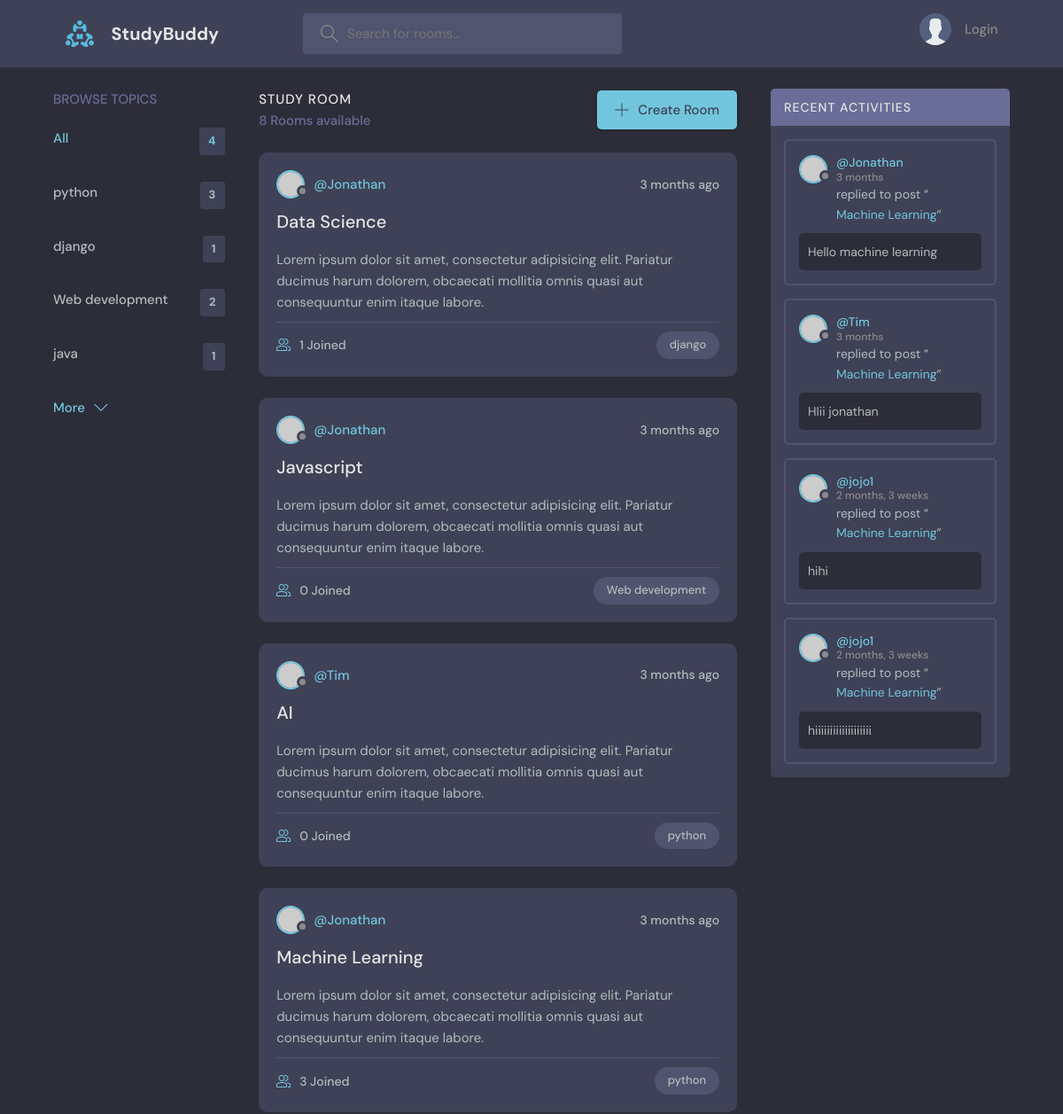
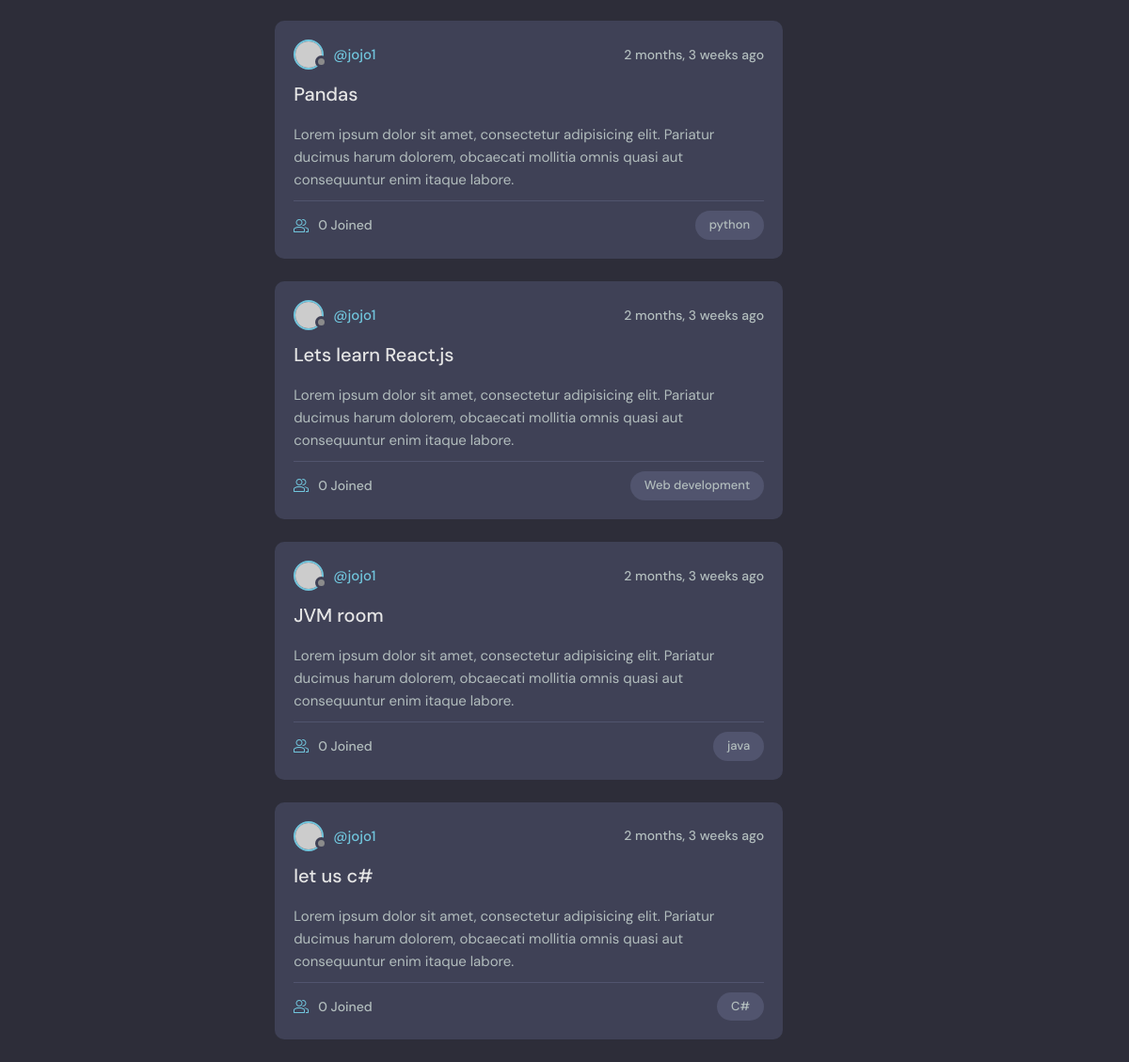
The page / on the database its author committed (2 pictures, top to bottom).
### base/models.py (models this page shows, shortened)
class Topic(models.Model):
    name = models.CharField(max_length=200)

class Room(models.Model):
    host = models.ForeignKey(User, on_delete=models.SET_NULL, null=True)
    topic = models.ForeignKey(Topic, on_delete=models.SET_NULL, null=True)
    name = models.CharField(max_length=200)
    description = models.TextField(null=True, blank=True)
    participants = models.ManyToManyField(User, related_name='participants', blank=True)
    updated = models.DateTimeField(auto_now=True)
    created = models.DateTimeField(auto_now_add=True)
    class Meta:
        ordering = ['updated', "created"]
    def __str__(self):
        return str(self.name)

class Message(models.Model):
    user = models.ForeignKey(User, on_delete=models.CASCADE)
    room = models.ForeignKey(Room, on_delete=models.CASCADE)
    body = models.TextField()
    updated = models.DateTimeField(auto_now=True)
    created = models.DateTimeField(auto_now_add=True)
    class Meta:
        ordering = ['updated', "created"]

### base/views.py (the view)
# urls.py: path('', views.home, name="home"),
def home(request):
    q = request.GET.get('q') if request.GET.get('q') != None else ''
    rooms = Room.objects.filter(
        Q(topic__name__icontains=q) |
        Q(name__icontains=q) |
        Q(description__icontains=q)
        )
    topics = Topic.objects.all()[0:4]
    room_count = rooms.count()
    room_messages = Message.objects.filter(Q(room__topic__name__icontains=q))
    context = {'rooms': rooms, 'topics': topics, 'room_count': room_count, 'room_messages':room_messages}
    return render(request, 'base/home.html', context)

### base/templates/base/home.html (shortened to what this page needs)
{% extends 'main.html' %}
{% block content %}
 <main class="layout layout--3">
      <div class="container">
        {% include 'base/topics_component.html' %}
        <div class="roomList">
          <div class="roomList__header">
            <div>
              <h2>Study Room</h2>
              <p>{{rooms.count}} Rooms available</p>
            </div>
            <a class="btn btn--main" href="{% url 'create-room' %}">
              <svg version="1.1" xmlns="http://www.w3.org/2000/svg" width="32" height="32" viewBox="0 0 32 32">
                <title>add</title>
                <path
                  d="M16.943 0.943h-1.885v14.115h-14.115v1.885h14.115v14.115h1.885v-14.115h14.115v-1.885h-14.115v-14.115z"
                ></path>
              </svg>
              Create Room
            </a>
          </div>
          {% include 'base/feed_component.html' %}
        </div>
        {% include 'base/activity_component.html' %}
      </div>
    </main>
{% endblock %}

### base/templates/base/topics_component.html
<div class="topics">
    <div class="topics__header">
      <h2>Browse Topics</h2>
    </div>
    <ul class="topics__list">
      <li>
        <a href="{% url 'home' %}" class="active">All <span>{{topics.count}}</span></a>
      </li>
    {% for topic in topics %}
      <li>
        <a href="{% url 'home' %}?q={{topic.name}}">{{topic.name}}<span>{{topic.room_set.all.count}}</span></a>
      </li>
    {% endfor %}
    </ul>
    <a class="btn btn--link" href="{% url 'topics' %}">
      More
      <svg version="1.1" xmlns="http://www.w3.org/2000/svg" width="32" height="32" viewBox="0 0 32 32">
        <title>chevron-down</title>
        <path d="M16 21l-13-13h-3l16 16 16-16h-3l-13 13z"></path>
      </svg>
    </a>
  </div>

### base/templates/base/feed_component.html (shortened to what this page needs)
{% for room in rooms %}
<div class="roomListRoom">
    <div class="roomListRoom__header">
      <a href="{% url 'user-profile' room.host.id %}" class="roomListRoom__author">
        <div class="avatar avatar--small">
          <img src="https://randomuser.me/api/portraits/women/11.jpg" />
        </div>
        <span>@{{room.host.username}}</span>
      </a>
      <div class="roomListRoom__actions">
        <span> {{ room.created|timesince }} ago</span>
      </div>
    </div>
    <div class="roomListRoom__content">
      <a href="{% url 'room' room.id %}"> {{room.name}} </a>
      <p>
        Lorem ipsum dolor sit amet, consectetur adipisicing elit. Pariatur ducimus harum dolorem, obcaecati
        mollitia omnis quasi aut consequuntur enim itaque labore.
      </p>
    </div>
    <div class="roomListRoom__meta">
      <a href="{% url 'room' room.id %}" class="roomListRoom__joined">
        {{room.participants.all.count}} Joined
      </a>
      <p class="roomListRoom__topic">{{room.topic.name}}</p>
    </div>
  </div>
  {% endfor %}

### base/templates/base/activity_component.html (shortened to what this page needs)
<div class="activities">
    <div class="activities__header">
      <h2>Recent Activities</h2>
    </div>
    {% for message in room_messages %}
    <div class="activities__box">
      <div class="activities__boxHeader roomListRoom__header">
        <a href="{% url 'user-profile' message.user.id %}" class="roomListRoom__author">
          <div class="avatar avatar--small">
            <img src="https://randomuser.me/api/portraits/women/11.jpg" />
          </div>
          <p>
            @{{message.user}}
            <span>{{message.created|timesince}}</span>
          </p>
        </a>
      </div>
      <div class="activities__boxContent">
        <p>replied to post “<a href="{% url 'room' message.room.id %}">{{message.room}}</a>”</p>
        <div class="activities__boxRoomContent">
            {{message.body}}
        </div>
      </div>
    </div>
    {% endfor %}
</div>

### rows shown on the page
Topic: name "python", room_set.all.count "3"
Topic: name "django", room_set.all.count "1"
Topic: name "Web development", room_set.all.count "2"
Topic: name "java", room_set.all.count "1"
Room: host.username "Jonathan", created "3 months", name "Data Science", participants.all.count "1", topic.name "django"
Room: host.username "Jonathan", created "3 months", name "Javascript", participants.all.count "0", topic.name "Web development"
Room: host.username "Tim", created "3 months", name "AI", participants.all.count "0", topic.name "python"
Room: host.username "Jonathan", created "3 months", name "Machine Learning", participants.all.count "3", topic.name "python"
Room: host.username "jojo1", created "2 months, 3 weeks", name "Pandas", participants.all.count "0", topic.name "python"
Room: host.username "jojo1", created "2 months, 3 weeks", name "Lets learn React.js", participants.all.count "0", topic.name "Web development"
Room: host.username "jojo1", created "2 months, 3 weeks", name "JVM room", participants.all.count "0", topic.name "java"
Room: host.username "jojo1", created "2 months, 3 weeks", name "let us c#", participants.all.count "0", topic.name "C#"
Message: user "Jonathan", created "3 months", room "Machine Learning", body "Hello machine learning"
Message: user "Tim", created "3 months", room "Machine Learning", body "HIii jonathan"
Message: user "jojo1", created "2 months, 3 weeks", room "Machine Learning", body "hihi"
Message: user "jojo1", created "2 months, 3 weeks", room "Machine Learning", body "hiiiiiiiiiiiiiiiiiii"

### other values the page prints
{{ topics.count }} "4"
{{ rooms.count }} "8"
